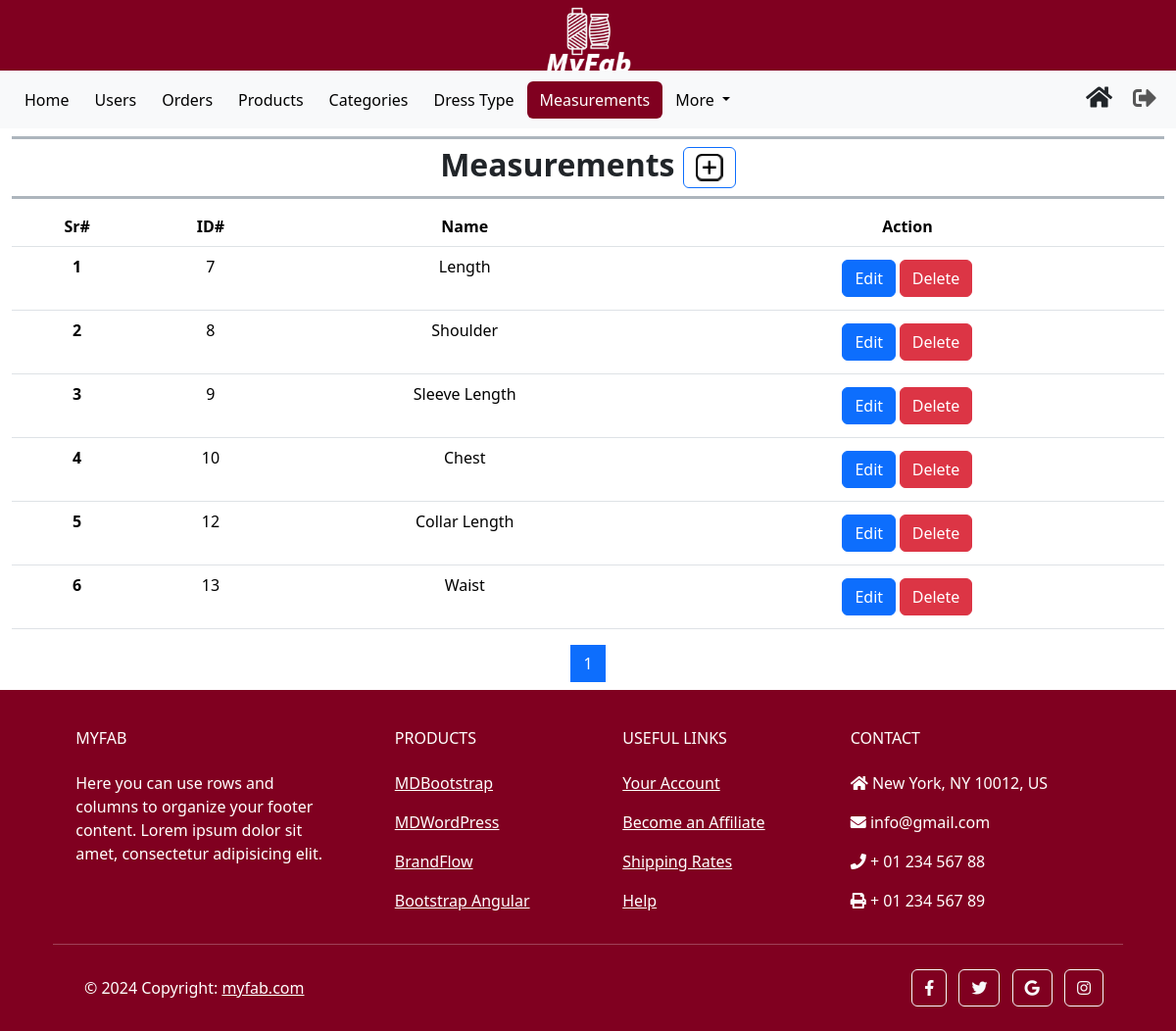
The app's page /custom_admin/measurements/ (signed in) with its own data.
### main/models.py (models this page shows, shortened)
class Measurement(models.Model):
    name = models.CharField(max_length=100, unique=True)

### custom_admin/views.py (the view)
# urls.py: path('measurements/', AdminMeasurements.as_view(), name='admin_measurements'),
class AdminMeasurements(View):
    def get(self, request):
        measurements = Measurement.objects.all()
        paginator = Paginator(measurements, 6)
        page_number = request.GET.get('page')
        try:
            paged_measurements = paginator.page(page_number)
        except PageNotAnInteger:
            paged_measurements = paginator.page(1)
        except EmptyPage:
             paged_measurements = paginator.page(paginator.num_pages)
        start_serial_number = (paged_measurements.number - 1) * paginator.per_page + 1
        serial_numbers = list(range(start_serial_number, start_serial_number + len(paged_measurements)))
        zipped_data = zip(serial_numbers, paged_measurements)
        context = {'zipped_data': zipped_data,'measurements': paged_measurements}
        return render(request, 'admin_measurements.html', context)

### templates/admin_measurements.html (shortened to what this page needs)
{% extends 'admin_base.html' %}
{% load static %}
{% block content %}
    <nav class="navbar navbar-expand-lg bg-body-tertiary">
        <div class="container-fluid">
            <div class="collapse navbar-collapse" id="navbarSupportedContent">
                <ul class="navbar-nav d-flex align-items-center me-auto mb-2 mb-lg-0">
                    <li class="nav-item">
                        <a class="btn text-black" href="{% url "custom_admin:admin_home" %}">
                            Home
                        </a>
                    </li>
                    <li class="nav-item">
                        <a class="btn text-black" href="{% url "custom_admin:admin_users" %}">
                            Users
                        </a>
                    </li>
                    <li class="nav-item">
                        <a class="btn text-black" href="{% url "custom_admin:admin_orders" %}">
                            Orders
                        </a>
                    </li>
                    <li class="nav-item">
                        <a class="btn text-black" href="{% url "custom_admin:admin_products" %}">
                            Products
                        </a>
                    </li>
                    <li class="nav-item">
                        <a class="btn text-black" href="{% url "custom_admin:admin_categories" %}">
                            Categories
                        </a>
                    </li>
                    <li class="nav-item">
                        <a class="btn text-black" href="{% url "custom_admin:admin_usages" %}">
                            Dress Type
                        </a>
                    </li>
                    <li class="nav-item">
                        <a class="btn text-white" href="{% url "custom_admin:admin_measurements" %}"
                            style="background-color: #800020;">
                            Measurements
                        </a>
                    </li>
                    <li class="nav-item dropdown">
                        <a class="btn text-black dropdown-toggle" href="#" role="button" data-bs-toggle="dropdown"
                            aria-expanded="false">
                            More
                        </a>
                    </li>
                </ul>
                <ul class="navbar-nav d-flex flex-row justify-content-center  ms-auto mb-2 mb-lg-0">
                    <li class="nav-item ms-3 ms-lg-0">
                        <a class="btn" href="{% url "main:home" %}"
                            data-toggle="tooltip" title="User Home">
                            <i style="font-size:24px" class="fa">&#xf015;</i>
                        </a>
                    </li>
                    <li class="nav-item ms-3 ms-lg-0">
                        <form action="{% url 'accounts:logout' %}" method="post">
                            <button type="submit" class="nav-link" style="border: none; background: none;"
                                data-toggle="tooltip" title="Logout">
                                <i style='font-size:24px' class='fas'>&#xf2f5;</i>
                            </button>
                        </form>
                    </li>
                </ul>
            </div>
        </div>
    </nav>
    <section class="mb-2">
        <div class="container-fluid">
            <div class="container-fluid text-center px-0">
                <h5 class="border-bottom border-top border-3 border-dark-subtle fw-bold fs-2 fs-lg-5 mt-2">
                    Measurements
                    <span>
                        <button class="btn btn-outline-primary my-2" onclick="window.location.href='{% url 'custom_admin:admin_measurement_add' %}'">
                            <img class="logo" src="{% static 'images/add_icon.png' %}" alt="add">
                        </button>
                    </span>
                </h5>
            </div>
            <div class="row h-100">
                <div class="col-12">
                    <div class="table-responsive text-center">
                        <table class="table  table-hover">
                            <thead>
                            <tr>
                                <th scope="col">Sr#</th>
                                <th scope="col">ID#</th>
                                <th scope="col">Name</th>
                                <th scope="col">Action</th>
                            </tr>
                            </thead>
                            <tbody>
                                {% for serial_number, measurement in zipped_data %}
                                <tr>
                                    <th scope="row">{{ serial_number }}</th>
                                    <td>{{ measurement.id }}</td>
                                    <td>{{ measurement.name }}</td>
                                    <td>
                                        <button class="btn btn-sm">
                                            <a href="{% url "custom_admin:admin_measurement_edit" measurement.id %}" class="btn btn-primary">Edit</a>
                                            <a href="{% url "custom_admin:admin_measurement_delete" measurement.id %}" class="btn btn-danger">Delete</a>
                                        </button>
                                    </td>
                                </tr>
                                {% endfor %}
                            </tbody>
                        </table>
                    </div>
                    <div class="pagination justify-content-center">
                        {% for page in measurements.paginator.page_range %}
                        <a href="?page={{ page }}" class="page-link {% if measurements.number == page %}active{% endif %}">{{ page }}</a>
                        {% endfor %}
                    </div>
                </div>
            </div>
        </div>
    </section>
{% endblock content %}

### records on screen
Measurement: serial_number "1", id "7", name "Length"
Measurement: serial_number "2", id "8", name "Shoulder"
Measurement: serial_number "3", id "9", name "Sleeve Length"
Measurement: serial_number "4", id "10", name "Chest"
Measurement: serial_number "5", id "12", name "Collar Length"
Measurement: serial_number "6", id "13", name "Waist"

### other values on screen
{{ page }} "1"
